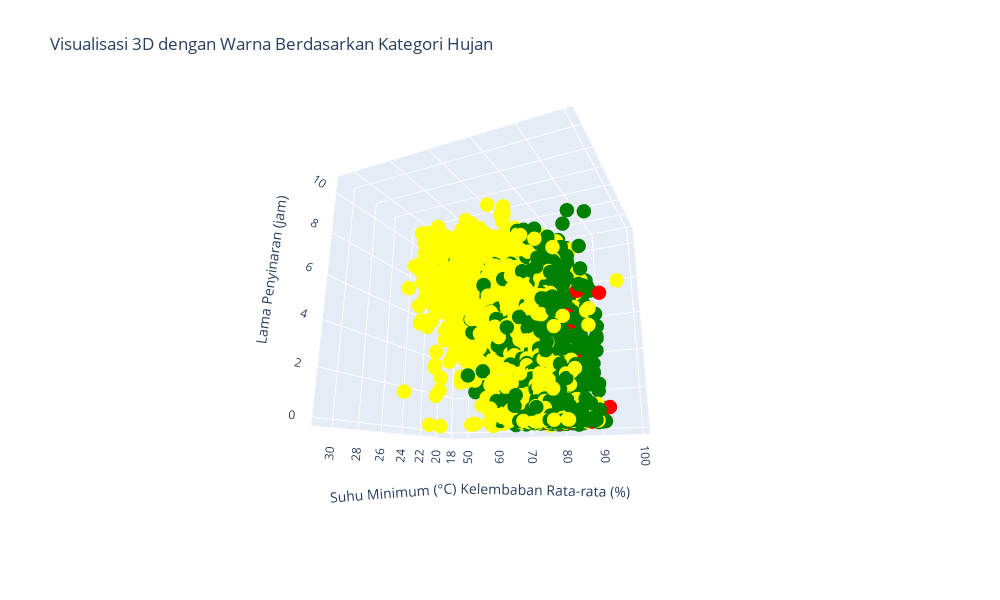

Here is the notebook cell this chart was saved with:
### Code cell
# Buat mapping warna untuk tiap kategori grup hujan
color_map = {0: 'yellow', 1: 'green', 2: 'red'}

# Mapping warna ke grup hujan
colors = df['Kategori Hujan (Group)'].map(color_map)

# Buat plot 3D dengan warna berdasarkan kategori grup hujan
fig = go.Figure()

fig.add_trace(go.Scatter3d(
    x=df['Suhu Minimum (°C)'],
    y=df['Kelembaban Rata-rata (%)'],
    z=df['Lama Penyinaran (jam)'],
    mode='markers',
    marker=dict(color=colors, size=5),
    text=df['Kategori Hujan (Group)']
))

# Update layout
fig.update_layout(
    scene=dict(
        xaxis_title='Suhu Minimum (°C)',
        yaxis_title='Kelembaban Rata-rata (%)',
        zaxis_title='Lama Penyinaran (jam)'
    ),
    scene_camera=dict(eye=dict(x=1.87, y=0.88, z=-0.64)),
    width=1000, height=600,
    title='Visualisasi 3D dengan Warna Berdasarkan Kategori Hujan'
)

# Tampilkan plot
fig.show()

### Figure 1 — Plotly figure (JSON) as saved in the notebook; plotly's stock layout.template omitted (floating-point values rounded to 4 significant figures; data arrays with more than 128 entries replaced by an {"elided": "..."} marker saying what was removed)
{"data": [{"marker": {"color": {"elided": "3634 str values"}, "size": 5}, "mode": "markers", "text": {"elided": "3634 int values"}, "type": "scatter3d", "x": {"elided": "3634 float values"}, "y": {"elided": "3634 int values"}, "z": {"elided": "3634 float values"}}], "layout": {"height": 600, "scene": {"camera": {"eye": {"x": 1.87, "y": 0.88, "z": -0.64}}, "xaxis": {"title": {"text": "Suhu Minimum (°C)"}}, "yaxis": {"title": {"text": "Kelembaban Rata-rata (%)"}}, "zaxis": {"title": {"text": "Lama Penyinaran (jam)"}}}, "title": {"text": "Visualisasi 3D dengan Warna Berdasarkan Kategori Hujan"}, "width": 1000}}
